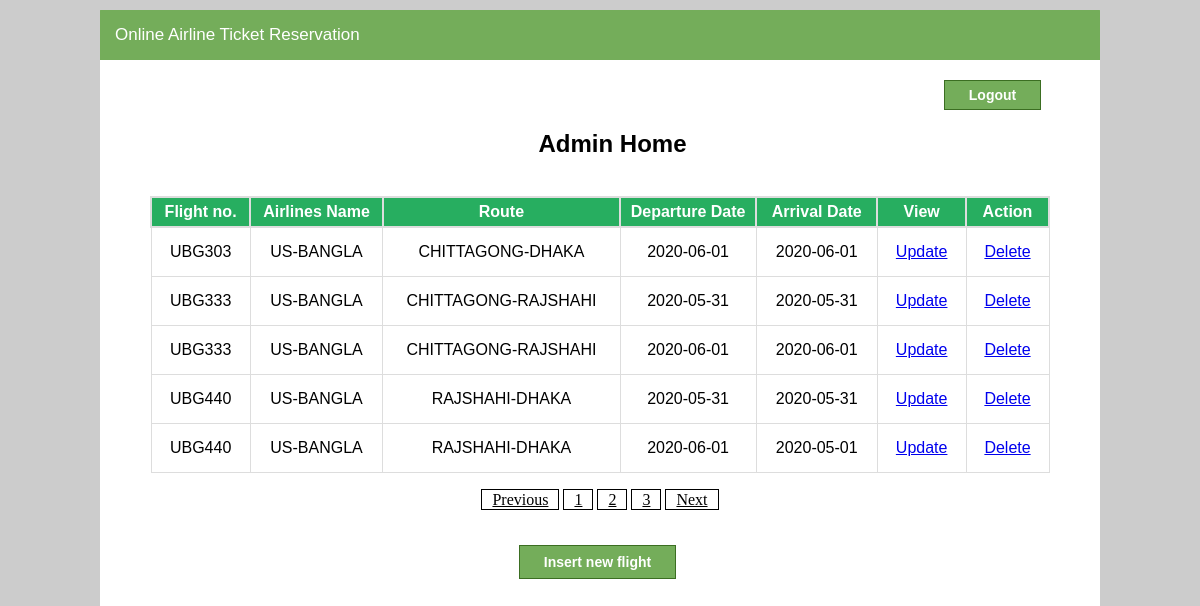
The page /admin/adminhome.php?page=3 (signed in) on the database its author committed.
### tables this page shows
CREATE TABLE `flightdetails` (
  `id` int(11) NOT NULL,
  `flightno` varchar(11) NOT NULL,
  `airlinesname` varchar(30) NOT NULL,
  `departure` varchar(30) NOT NULL,
  `destination` varchar(30) NOT NULL,
  `departuredate` date NOT NULL,
  `arrivaldate` date NOT NULL,
  `class` varchar(30) NOT NULL,
  `price` float NOT NULL
);

### admin/adminhome.php (the view, shortened to what this page needs)
<?php
	require_once("include/db_connect.php");
	?>
<html lang="en" dir="ltr">
  <head>
	<link rel="stylesheet" a href ="css/homepgstyle.css"/>
  </head>
  <body>
		<center>
		<div class="container">
			<form action="logout.php" method="POST">
			<?php require_once("header.php");?>
				<button type="submit" id="logoutbutton" value="Logout" name="logoutBtn" class="logoutbtn"> Logout</button><br>
			</form>
		<form action="insertflight.php" method="POST">
		<h2> Admin Home </h2>
		<br>
					<table border="1px">
						<thead>
							<tr>
								<th> Flight no. </th>
								<th> Airlines Name </th>
								<th> Route  </th>
								<th> Departure Date </th>
								<th> Arrival Date </th>
								<th> View </th>
								<th> Action </th>
							</tr>
						</thead>
						<tbody>
						<?php
						if (isset($_GET['page']))
						{
							$page = $_GET['page'];
						}
						else{
							$page = 1;
						}
						$per_page= 5;
						$startingrow = ($page-1)*$per_page;
						$query = "SELECT * FROM flightdetails LIMIT $startingrow, $per_page";
						$data = mysqli_query($conn, $query);
						if(mysqli_num_rows($data) > 0){
							while($row = mysqli_fetch_array($data)){
								$id = $row["id"];
						?>
							<tr>
								<td><?php echo $row["flightno"]; ?> </td>
								<td><?php echo $row["airlinesname"]; ?> </td>
								<td><?php echo $row["departure"]."-".$row["destination"]; ?> </td>
								<td><?php echo $row["departuredate"]; ?> </td>
								<td><?php echo $row["arrivaldate"]; ?> </td>
								<td><a href="updateflight.php?GetID=<?php echo $id?>"> Update </a></td>
								<td><a href="deleteflight.php?delID=<?php echo $id?>"> Delete </a> </td>
							</tr>
						<?php }}
						else {
						?>
							<tr>
								<td>Records not found!</td>
							</tr>
						<?php
						 }
						    ?>
						</tbody>
					</table>
					<br>
					<?php
						$pgquery = "SELECT * FROM flightdetails";
						$pgresult = mysqli_query($conn, $pgquery);
						$rowcount = mysqli_num_rows($pgresult);
						$total_page = ceil($rowcount/$per_page);
						if($page>1){?>
							<a class="btnpg" href="adminhome.php?page=<?php echo ($page-1); ?>">Previous</a>
							<?php
						}
						for ($i=1; $i<$total_page; $i++){
							?>
							 <a class="btnpg" href="adminhome.php?page=<?php echo $i; ?>"><?php echo $i; ?></a>
							<?php
						}
						if ($i>$page){ ?>
							<a class="btnpg" href="adminhome.php?page=<?php echo ($page+1); ?>">Next</a><?php
						}
					?>
					<br> <br> <br>
					<button type="submit" id="insertbutton" value="Insert" name="insertBtn" class="insertbtn"> Insert new flight </button><br><br>
				</form>
			</div>
		</center>
	</body>
</html>

### admin/css/homepgstyle.css (style rules this page uses)
body { background-color : #CCC; padding: 0px; margin: 0px; }
.container { background-color: #fff; width: 1000px; height: 1000px; border-radius: 0.3px; margin: 0px auto; border-bottom: 2px solid #ccc; margin-top: 10px; }
h2 { margin-left: 15px; font-family: sans-serif; margin-top: 20px; padding-left: 10px; }
button.logoutbtn { position: relative; right: -380px; margin-left: 25px; background-color:#74ad5a; border:1px solid #3b6e22; display:inline-block; cursor:pointer; color:#ffffff; font-family:Arial; font-size:14px; font-weight:bold; padding:6px 24px; text-decoration:none; }
button.insertbtn { position: relative; right: 10px; margin-left: 15px; background-color:#74ad5a; border:1px solid #3b6e22; display:inline-block; cursor:pointer; color:#ffffff; font-family:Arial; font-size:14px; font-weight:bold; padding:8px 24px; text-decoration:none; }
table { border-collapse: collapse; width: 90%; font-family: sans-serif; text-align: center; }
th { background-color: #27ae60; color: white; border: 2px solid #ddd; padding: 5px; }
td { border: 1px solid #ddd; padding: 15px; }
#btn_load, .btnpg { background-color: white; color: black; border: 1px solid #000000; cursor: pointer; padding: 1px 10px; }

### rows shown on the page
flightdetails: flightno "UBG303", airlinesname "US-BANGLA", departure "CHITTAGONG", destination "DHAKA", departuredate "2020-06-01", arrivaldate "2020-06-01"
flightdetails: flightno "UBG333", airlinesname "US-BANGLA", departure "CHITTAGONG", destination "RAJSHAHI", departuredate "2020-05-31", arrivaldate "2020-05-31"
flightdetails: flightno "UBG333", airlinesname "US-BANGLA", departure "CHITTAGONG", destination "RAJSHAHI", departuredate "2020-06-01", arrivaldate "2020-06-01"
flightdetails: flightno "UBG440", airlinesname "US-BANGLA", departure "RAJSHAHI", destination "DHAKA", departuredate "2020-05-31", arrivaldate "2020-05-31"
flightdetails: flightno "UBG440", airlinesname "US-BANGLA", departure "RAJSHAHI", destination "DHAKA", departuredate "2020-06-01", arrivaldate "2020-05-01"
